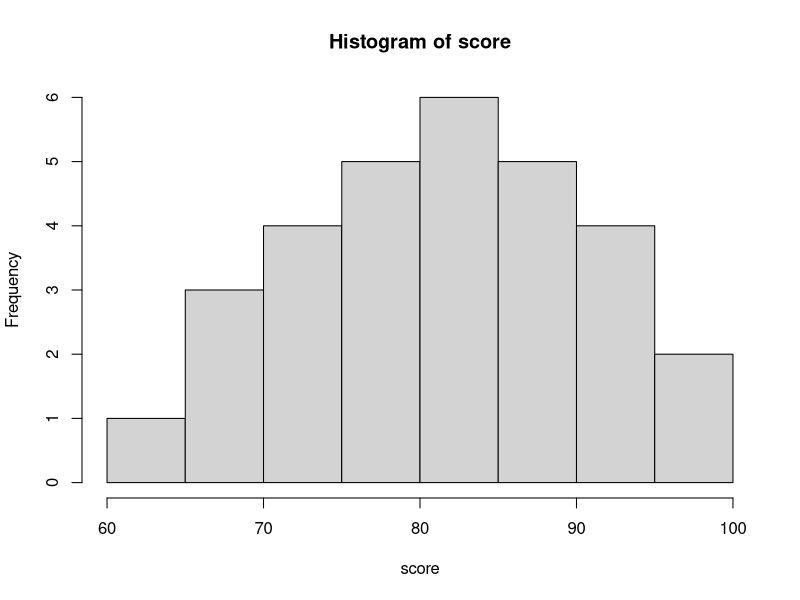
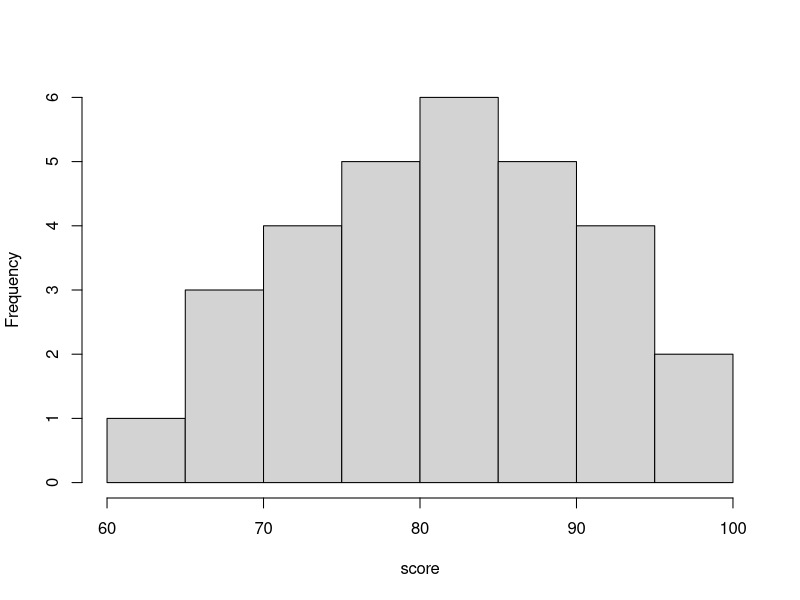
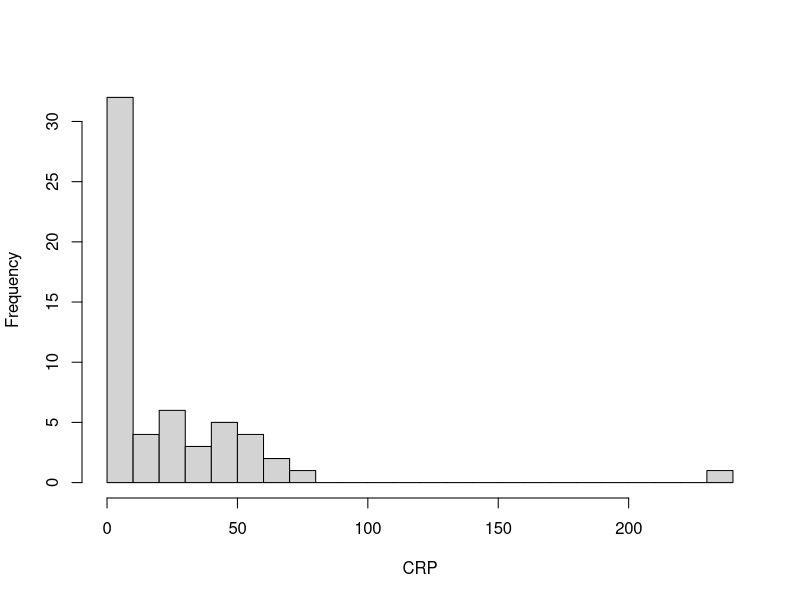
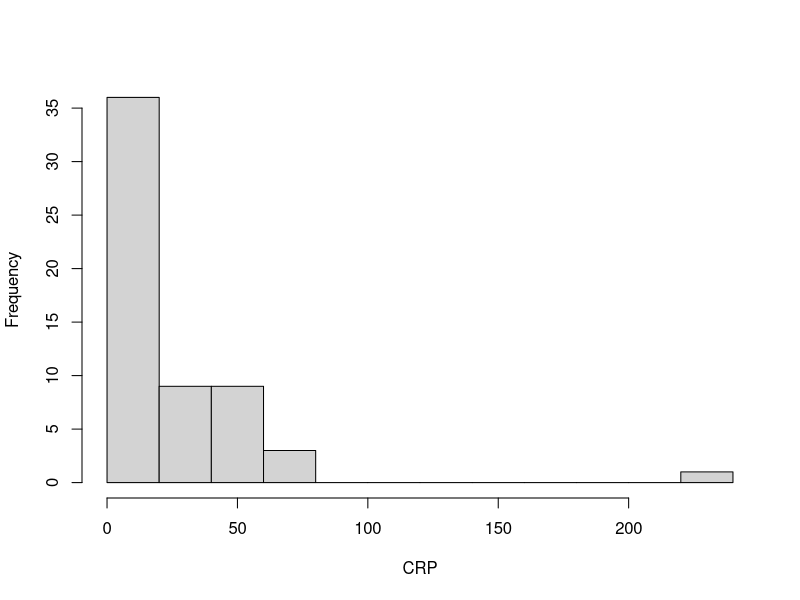
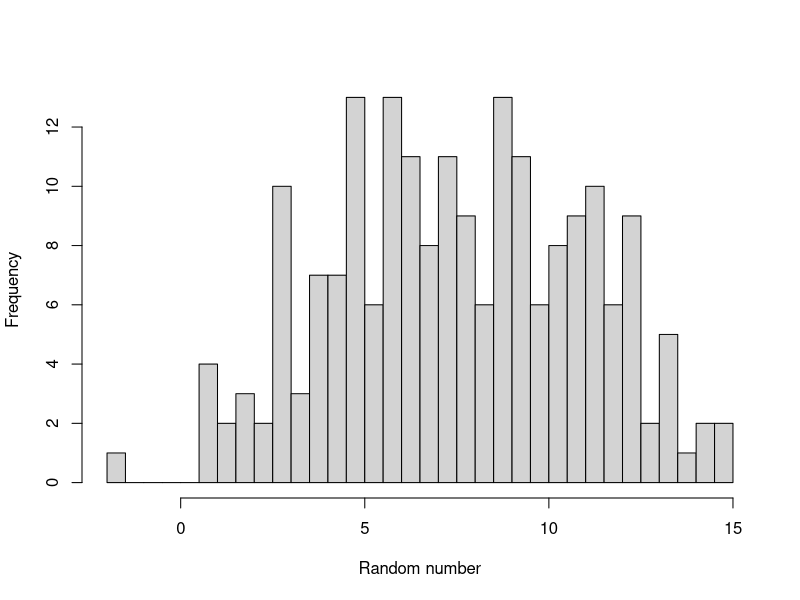
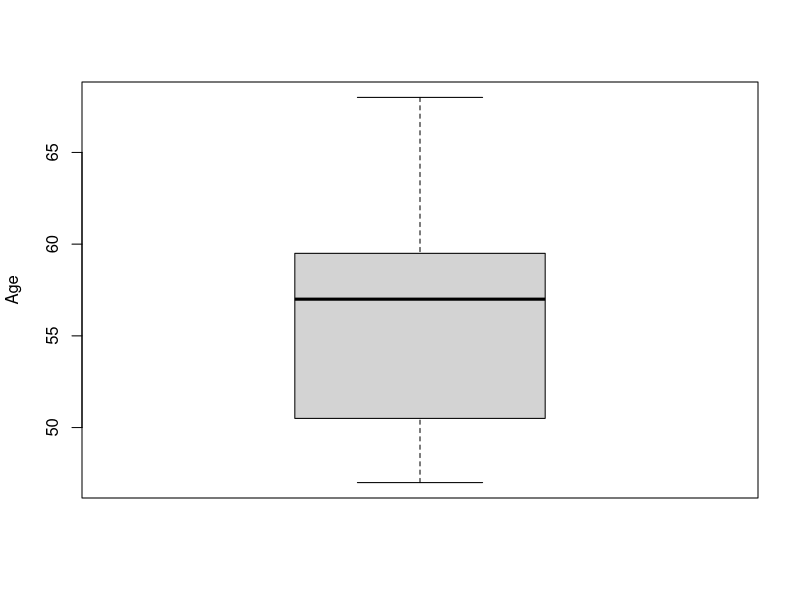
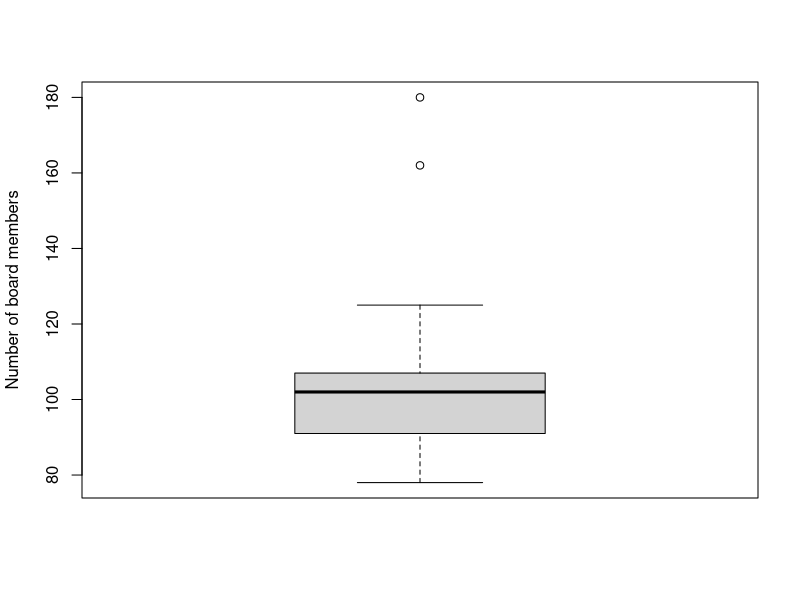
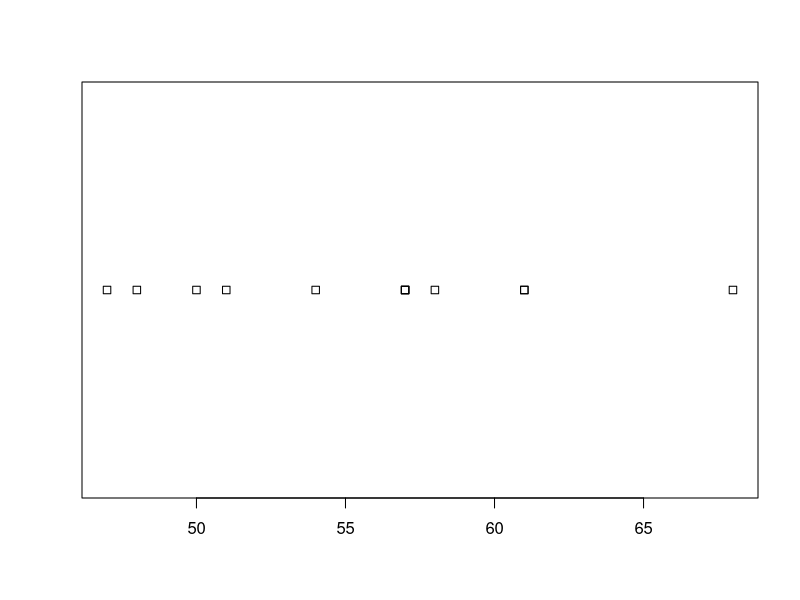

R code for these plots, in order:
# histogram

score<-c(93, 83, 91, 68, 75, 87, 89, 96, 97, 67, 83, 81, 87, 80, 64,
         83, 88, 76, 91, 78, 72, 80, 69, 80, 84, 71, 91, 81, 88, 73)

hist(score)
hist(score, main='')

rv<-c(0.8, 0.8, 0.8, 0.9, 0.9, 0.9, 0.9, 0.9,
      1, 1, 1.8,
      2, 2.1, 2.3, 2.4, 2.8, 2.9,
      3, 3.2, 3.3, 3.5, 3.8, 3.8, 3.9,
      4, 4.2, 4.4, 4.5,
      5.1, 5.3, 5.3, 5.4,
      14, 17, 18, 19,
      21, 21, 23, 25, 27, 28, 32, 34, 36,
      41, 42, 44, 48, 49,
      51, 54, 59, 60, 61, 62, 80,
      240)

hist(rv, main='', xlab="CRP", breaks=20)
hist(rv, main='', xlab="CRP", breaks=seq(0,240,20))

set.seed(2024)
rn <- c(rnorm(100,5,2), rnorm(100,10,2)); rn

hist(rn, main='', xlab="Random number", breaks=30)

# boxplot
age<-c(57, 61, 47, 57, 48, 58, 57, 61, 54, 50, 68, 51)
boxplot(age, ylab="Age")

member<-c(92, 107, 180, 90, 78, 91, 102, 88, 106, 125, 95, 102, 162)
boxplot(member, ylab='Number of board members')

# Stripchart
stripchart(age)

# Summary
x = c(1,2,3)

mean(x) # average
var(x) # variance
sd(x) # standard deviation
median(x) # middle value
sqrt(var(x)) == sd(x) 
fivenum(x) # mix, Q1, Median, Q3, max
IQR(x) # Interquartile Range
range(x) # min, max
sd(x) / mean(x) # coefficient of variation

mean(member)
var(member)
sd(member)
median(member)
fivenum(member)
IQR(member)
range(member)
sd(member) / mean(member)
